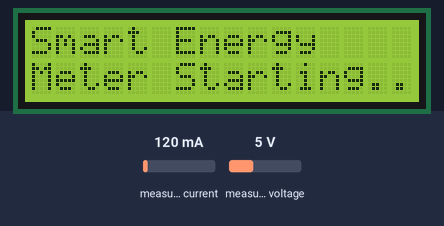
Bench run of a sketch on a simulated ESP8266 (NodeMCU). Shown: 16×2 character LCD. The inputs (shaded band) are chosen by the test bench; at power-on: measured current 120 mA, measured voltage 5 V. WiFi joins after 1.5 s; servers stay silent unless stated; what the sketch prints to the serial monitor is not drawn.

Above: at 0.1 s.
At 3.7 s:
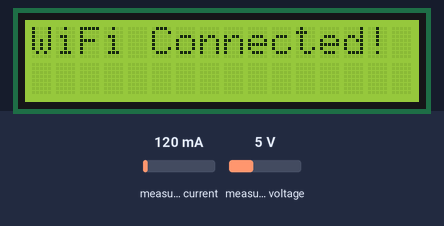
At 20.24 s:
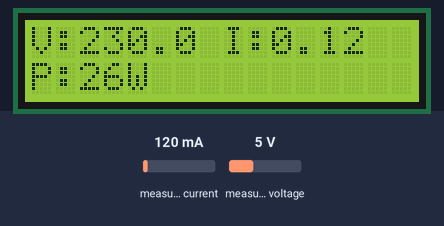

The sketch:

Smart_Energy_Meter_project.ino
```cpp
#include <Arduino.h>
#include <Wire.h>
#include <LiquidCrystal_I2C.h>
#include <PZEM004Tv30.h>
#include <SoftwareSerial.h>
#include <ESP8266WiFi.h>    // For Wi-Fi
#include "ThingSpeak.h"     // For ThingSpeak

// ================== Pin Configuration ==================
#define PZEM_RX_PIN D6  // PZEM TX -> NodeMCU D6 (RX)
#define PZEM_TX_PIN D7  // PZEM RX -> NodeMCU D7 (TX)

// LCD setup
#define LCD_ADDR 0x27
LiquidCrystal_I2C lcd(LCD_ADDR, 16, 2);

// PZEM over SoftwareSerial
SoftwareSerial pzemSerial(PZEM_RX_PIN, PZEM_TX_PIN);
PZEM004Tv30 pzem(pzemSerial);

// ================== Wi-Fi + ThingSpeak Setup ==================
const char* ssid = "OnePlus 11R";        // <-- Wifi name
const char* password = "anuragjha08032005"; // <-- Wifi Password
unsigned long myChannelNumber = 3144992; // Channel Number
const char* myWriteAPIKey = "G4IEMJZIYAMEL8SA";     // <-- API Key

WiFiClient client;

unsigned long lastRead = 0;
const unsigned long readInterval = 20000; // 20 sec (ThingSpeak limit)

// ==============================================================
void setup() {
  Serial.begin(115200);
  Wire.begin(D2, D1);  // SDA, SCL for LCD

  lcd.init();
  lcd.backlight();
  lcd.clear();
  lcd.setCursor(0, 0);
  lcd.print("Smart Energy");
  lcd.setCursor(0, 1);
  lcd.print("Meter Starting...");
  delay(1500);
  lcd.clear();

  // Wi-Fi Connection
  WiFi.begin(ssid, password);
  lcd.print("WiFi Connecting");
  Serial.print("Connecting to WiFi");
  while (WiFi.status() != WL_CONNECTED) {
    delay(1000);
    Serial.print(".");
  }
  Serial.println("\nWiFi Connected!");
  lcd.clear();
  lcd.print("WiFi Connected!");

  ThingSpeak.begin(client);  // Initialize ThingSpeak
  delay(2000);
  lcd.clear();
}

// ==============================================================
void loop() {
  if (millis() - lastRead >= readInterval) {
    lastRead = millis();

    float voltage = pzem.voltage();
    float current = pzem.current();
    float power   = pzem.power();
    float energy  = pzem.energy();
    float freq    = pzem.frequency();
    float pf      = pzem.pf();

    // Print readings on Serial Monitor
    Serial.println("----------------------------");
    Serial.printf("Voltage: %.2f V\n", voltage);
    Serial.printf("Current: %.3f A\n", current);
    Serial.printf("Power: %.2f W\n", power);
    Serial.printf("Energy: %.3f kWh\n", energy);
    Serial.printf("Frequency: %.2f Hz\n", freq);
    Serial.printf("PowerFactor: %.2f\n", pf);
    Serial.println("----------------------------\n");

    // Print readings on LCD Display
    lcd.clear();
    lcd.setCursor(0, 0);
    lcd.print("V:");
    lcd.print(voltage, 1);
    lcd.print(" I:");
    lcd.print(current, 2);
    lcd.setCursor(0, 1);
    lcd.print("P:");
    lcd.print(power, 0);
    lcd.print("W");

    // Send data to ThingSpeak
    ThingSpeak.setField(1, voltage);
    ThingSpeak.setField(2, current);
    ThingSpeak.setField(3, power);
    ThingSpeak.setField(4, energy);
    ThingSpeak.setField(5, freq);
    ThingSpeak.setField(6, pf);

    int statusCode = ThingSpeak.writeFields(myChannelNumber, myWriteAPIKey);

    if (statusCode == 200) {
      Serial.println("Data successfully sent to ThingSpeak!");
      lcd.setCursor(9, 1);
      lcd.print("Sent");
    } else {
      Serial.print("ThingSpeak Error: ");
      Serial.println(statusCode);
      lcd.setCursor(9, 1);
      lcd.print("Err");
    }
  }
}
```

Measured:
- what the display in image 1 shows lasts 2.0 s, from 3.6 s to 5.6 s
